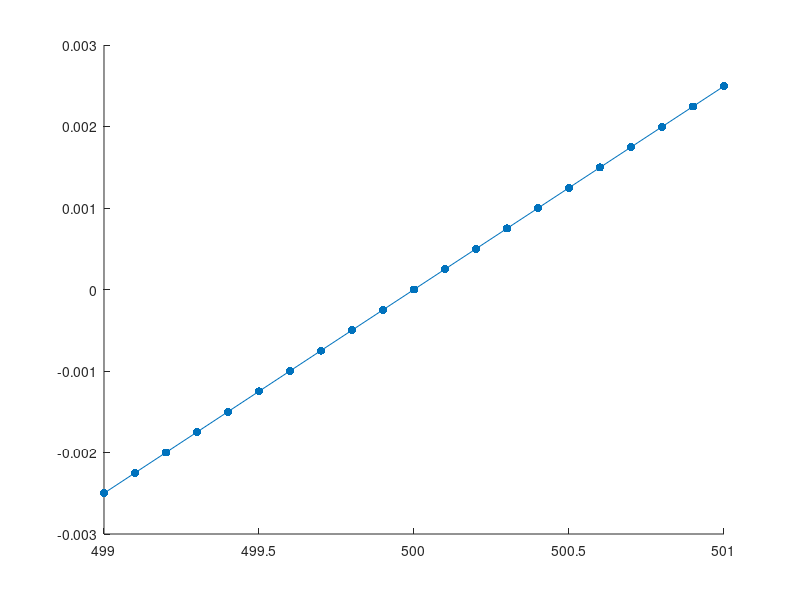

The MATLAB script that drew this image:
%voltage drop depending on the change of resistance value

E = [5 0 0];
R1 = 500;
R2 = R1;
R4 = R2;
R3 = 500000;
R5 = linspace(499,501,21);
U3 = linspace(0,0,21);

%U3 for R5
for k = 1:21
  R = [R1+R4 -R1 -R4;-R1 R1+R2+R3 -R3; -R4 -R3 R3+R4+R5(k)]
  Rinv = inv(R);
  I = Rinv.*E;
  I3 = I(2) - I(3);
  U3(k) = I3 * R3;
 end; 
 hold on;
 
 %plot
 scatter(R5,U3,"filled");
 plot(R5,U3);
 
 Io1 = I(1,1);
 Io2 = I(2,1);
 Io3 = I(3,1);

 hold off;